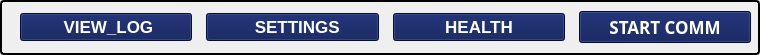
          <widget class="QFrame" name="frame_4">
           <property name="styleSheet">
            <string notr="true">QFrame, QLabel, QToolTip {
	color: rgb(0, 0, 0);
    border: 2px solid black;
    border-radius: 4px;
    padding: 2px;
}</string>
           </property>
           <property name="frameShape">
            <enum>QFrame::StyledPanel</enum>
           </property>
           <property name="frameShadow">
            <enum>QFrame::Raised</enum>
           </property>
           <widget class="QWidget" name="layoutWidget">
            <property name="geometry">
             <rect>
              <x>20</x>
              <y>0</y>
              <width>731</width>
              <height>46</height>
             </rect>
            </property>
            <layout class="QHBoxLayout" name="horizontalLayout_6">
             <property name="spacing">
              <number>14</number>
             </property>
             <property name="leftMargin">
              <number>0</number>
             </property>
             <property name="topMargin">
              <number>9</number>
             </property>
             <property name="bottomMargin">
              <number>0</number>
             </property>
             <item>
              <widget class="QPushButton" name="btnlog">
               <property name="sizeIncrement">
                <size>
                 <width>0</width>
                 <height>0</height>
                </size>
               </property>
               <property name="baseSize">
                <size>
                 <width>0</width>
                 <height>0</height>
                </size>
               </property>
               <property name="font">
                <font>
                 <pointsize>13</pointsize>
                 <bold>true</bold>
                </font>
               </property>
               <property name="styleSheet">
                <string notr="true">QPushButton
{
	background-color: rgb(4, 20, 82);
	color: rgb(255, 255, 255);
    font-weight: bold;
}

QPushButton:hover
{
	background-color: rgb(26, 132, 225);
	color: rgb(255, 255, 255);
}

QPushButton:pressed
{
    
	background-color: rgb(87, 227, 137);
}</string>
               </property>
               <property name="text">
                <string> VIEW_LOG</string>
               </property>
               <property name="icon">
                <iconset theme="task-due">
                 <normaloff>.</normaloff>.</iconset>
               </property>
              </widget>
             </item>
             <item>
              <widget class="QPushButton" name="btnSettings">
               <property name="sizeIncrement">
                <size>
                 <width>0</width>
                 <height>0</height>
                </size>
               </property>
               <property name="baseSize">
                <size>
                 <width>0</width>
                 <height>0</height>
                </size>
               </property>
               <property name="font">
                <font>
                 <pointsize>13</pointsize>
                 <bold>true</bold>
                </font>
               </property>
               <property name="styleSheet">
                <string notr="true">QPushButton
{
	background-color: rgb(4, 20, 82);
	color: rgb(255, 255, 255);
    font-weight: bold;
}

QPushButton:hover
{
	background-color: rgb(26, 132, 225);
	color: rgb(255, 255, 255);
}

QPushButton:pressed
{
    
	background-color: rgb(87, 227, 137);
}</string>
               </property>
               <property name="text">
                <string>  SETTINGS</string>
               </property>
               <property name="icon">
                <iconset theme="document-properties">
                 <normaloff>.</normaloff>.</iconset>
               </property>
              </widget>
             </item>
             <item>
              <widget class="QPushButton" name="btnHealth">
               <property name="sizeIncrement">
                <size>
                 <width>0</width>
                 <height>0</height>
                </size>
               </property>
               <property name="baseSize">
                <size>
                 <width>0</width>
                 <height>0</height>
                </size>
               </property>
               <property name="font">
                <font>
                 <pointsize>13</pointsize>
                 <bold>true</bold>
                </font>
               </property>
               <property name="styleSheet">
                <string notr="true">QPushButton
{
	background-color: rgb(4, 20, 82);
	color: rgb(255, 255, 255);
    font-weight: bold;
}

QPushButton:hover
{
	background-color: rgb(26, 132, 225);
	color: rgb(255, 255, 255);
}

QPushButton:pressed
{
    
	background-color: rgb(87, 227, 137);
}</string>
               </property>
               <property name="text">
                <string>HEALTH</string>
               </property>
               <property name="icon">
                <iconset theme="emblem-favorite">
                 <normaloff>.</normaloff>.</iconset>
               </property>
              </widget>
             </item>
             <item>
              <widget class="QPushButton" name="btnComm">
               <property name="sizeIncrement">
                <size>
                 <width>0</width>
                 <height>0</height>
                </size>
               </property>
               <property name="baseSize">
                <size>
                 <width>0</width>
                 <height>0</height>
                </size>
               </property>
               <property name="font">
                <font>
                 <family>Ubuntu Sans</family>
                 <pointsize>13</pointsize>
                 <bold>true</bold>
                </font>
               </property>
               <property name="styleSheet">
                <string notr="true">QPushButton
{
	background-color: rgb(4, 20, 82);
	color: rgb(255, 255, 255);
    font-weight: bold;
}

QPushButton:hover
{
	background-color: rgb(26, 132, 225);
	color: rgb(255, 255, 255);
}

QPushButton:pressed
{
    
	background-color: rgb(87, 227, 137);
}</string>
               </property>
               <property name="text">
                <string>START COMM</string>
               </property>
              </widget>
             </item>
            </layout>
           </widget>
          </widget>
